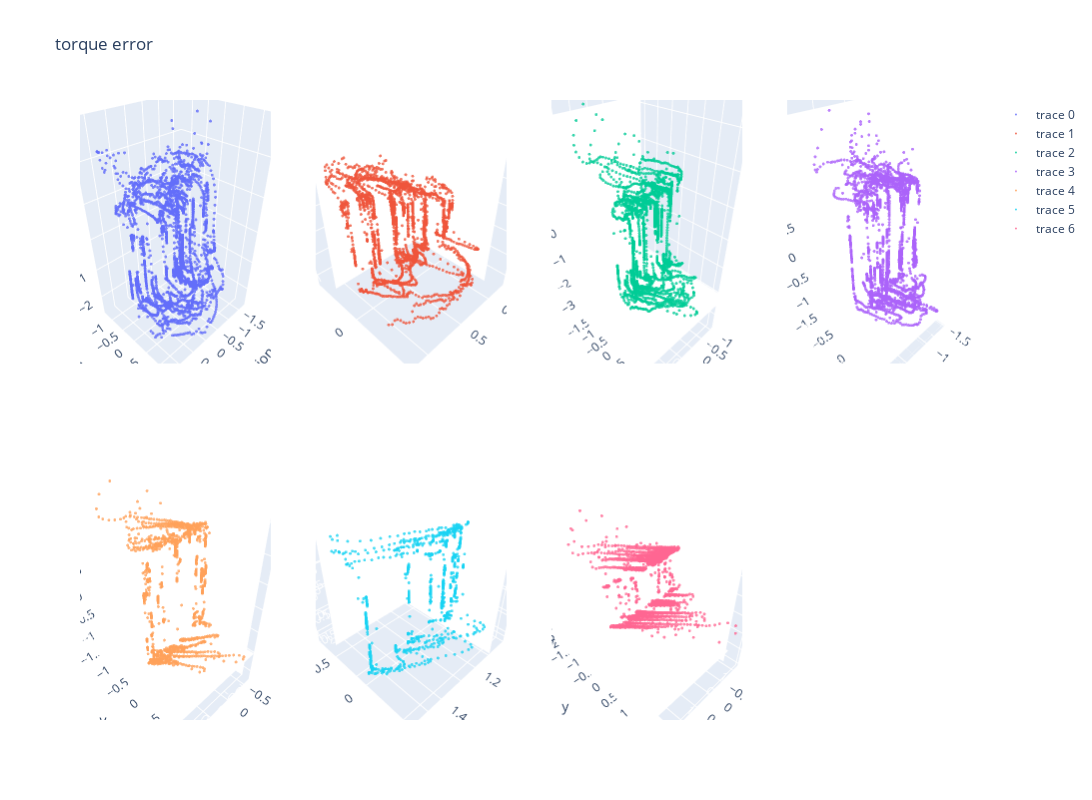

Notebook code cell kept with this figure:
### Code cell
fig = make_subplots(rows=2, cols=4,
    specs=[[{'type': 'scene'}, {'type': 'scene'}, {'type': 'scene'}, {'type': 'scene'}],
           [{'type': 'scene'}, {'type': 'scene'}, {'type': 'scene'}, {'type': 'scene'}]])

for i in range(7):

    marker_data = go.Scatter3d(
        x=position[i, :], 
        y=velocity[i, :], 
        z= torque_error[i, :],
        marker=go.scatter3d.Marker(size=1), 
        opacity=0.8, 
        mode='markers')
    fig.add_trace(marker_data, row=int(np.floor(i/4))+1, col=i%4 +1)

    # fig=go.Figure(data=marker_data)
fig.update_layout(
    title_text='torque error',
    height=800,
    width=1200,
    scene = dict(
        xaxis_title='position',
        yaxis_title='velocity',
        zaxis_title='torque'))
fig.show()

### Figure 1 — Plotly figure (JSON) as saved in the notebook; plotly's stock layout.template omitted (floating-point values rounded to 4 significant figures; data arrays with more than 128 entries replaced by an {"elided": "..."} marker saying what was removed)
{"data": [{"marker": {"size": 1}, "mode": "markers", "opacity": 0.8, "scene": "scene", "type": "scatter3d", "x": {"elided": "3555 float values"}, "y": {"elided": "3555 float values"}, "z": {"elided": "3555 float values"}}, {"marker": {"size": 1}, "mode": "markers", "opacity": 0.8, "scene": "scene2", "type": "scatter3d", "x": {"elided": "3555 float values"}, "y": {"elided": "3555 float values"}, "z": {"elided": "3555 float values"}}, {"marker": {"size": 1}, "mode": "markers", "opacity": 0.8, "scene": "scene3", "type": "scatter3d", "x": {"elided": "3555 float values"}, "y": {"elided": "3555 float values"}, "z": {"elided": "3555 float values"}}, {"marker": {"size": 1}, "mode": "markers", "opacity": 0.8, "scene": "scene4", "type": "scatter3d", "x": {"elided": "3555 float values"}, "y": {"elided": "3555 float values"}, "z": {"elided": "3555 float values"}}, {"marker": {"size": 1}, "mode": "markers", "opacity": 0.8, "scene": "scene5", "type": "scatter3d", "x": {"elided": "3555 float values"}, "y": {"elided": "3555 float values"}, "z": {"elided": "3555 float values"}}, {"marker": {"size": 1}, "mode": "markers", "opacity": 0.8, "scene": "scene6", "type": "scatter3d", "x": {"elided": "3555 float values"}, "y": {"elided": "3555 float values"}, "z": {"elided": "3555 float values"}}, {"marker": {"size": 1}, "mode": "markers", "opacity": 0.8, "scene": "scene7", "type": "scatter3d", "x": {"elided": "3555 float values"}, "y": {"elided": "3555 float values"}, "z": {"elided": "3555 float values"}}], "layout": {"height": 800, "scene": {"domain": {"x": [0, 0.2125], "y": [0.575, 1]}, "xaxis": {"title": {"text": "position"}}, "yaxis": {"title": {"text": "velocity"}}, "zaxis": {"title": {"text": "torque"}}}, "scene2": {"domain": {"x": [0.2625, 0.475], "y": [0.575, 1]}}, "scene3": {"domain": {"x": [0.525, 0.7375], "y": [0.575, 1]}}, "scene4": {"domain": {"x": [0.7875, 1], "y": [0.575, 1]}}, "scene5": {"domain": {"x": [0, 0.2125], "y": [0, 0.425]}}, "scene6": {"domain": {"x": [0.2625, 0.475], "y": [0, 0.425]}}, "scene7": {"domain": {"x": [0.525, 0.7375], "y": [0, 0.425]}}, "scene8": {"domain": {"x": [0.7875, 1], "y": [0, 0.425]}}, "title": {"text": "torque error"}, "width": 1200}}
